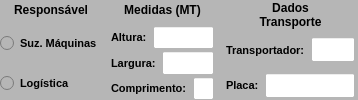
        <widget class="QWidget" name="widget_Cor7" native="true">
         <property name="minimumSize">
          <size>
           <width>0</width>
           <height>0</height>
          </size>
         </property>
         <property name="maximumSize">
          <size>
           <width>16777215</width>
           <height>16777215</height>
          </size>
         </property>
         <property name="styleSheet">
          <string notr="true">background-color: rgb(182, 182, 182);</string>
         </property>
         <layout class="QHBoxLayout" name="horizontalLayout_13">
          <property name="leftMargin">
           <number>0</number>
          </property>
          <property name="topMargin">
           <number>0</number>
          </property>
          <property name="rightMargin">
           <number>0</number>
          </property>
          <property name="bottomMargin">
           <number>0</number>
          </property>
          <item>
           <widget class="QWidget" name="widget_3" native="true">
            <property name="minimumSize">
             <size>
              <width>0</width>
              <height>0</height>
             </size>
            </property>
            <property name="maximumSize">
             <size>
              <width>170</width>
              <height>16777215</height>
             </size>
            </property>
            <property name="styleSheet">
             <string notr="true"/>
            </property>
            <layout class="QVBoxLayout" name="verticalLayout_4">
             <property name="leftMargin">
              <number>0</number>
             </property>
             <property name="topMargin">
              <number>0</number>
             </property>
             <property name="rightMargin">
              <number>0</number>
             </property>
             <property name="bottomMargin">
              <number>0</number>
             </property>
             <item>
              <widget class="QLabel" name="label_43">
               <property name="minimumSize">
                <size>
                 <width>0</width>
                 <height>0</height>
                </size>
               </property>
               <property name="maximumSize">
                <size>
                 <width>16777215</width>
                 <height>20</height>
                </size>
               </property>
               <property name="font">
                <font>
                 <pointsize>9</pointsize>
                 <weight>75</weight>
                 <bold>true</bold>
                </font>
               </property>
               <property name="text">
                <string>Responsável</string>
               </property>
               <property name="alignment">
                <set>Qt::AlignCenter</set>
               </property>
              </widget>
             </item>
             <item>
              <widget class="QRadioButton" name="radio_Maquinas">
               <property name="minimumSize">
                <size>
                 <width>0</width>
                 <height>0</height>
                </size>
               </property>
               <property name="maximumSize">
                <size>
                 <width>16777215</width>
                 <height>45</height>
                </size>
               </property>
               <property name="font">
                <font>
                 <pointsize>8</pointsize>
                 <weight>75</weight>
                 <bold>true</bold>
                </font>
               </property>
               <property name="text">
                <string>Suz. Máquinas</string>
               </property>
              </widget>
             </item>
             <item>
              <widget class="QRadioButton" name="radio_Logistica">
               <property name="minimumSize">
                <size>
                 <width>0</width>
                 <height>0</height>
                </size>
               </property>
               <property name="maximumSize">
                <size>
                 <width>16777215</width>
                 <height>45</height>
                </size>
               </property>
               <property name="font">
                <font>
                 <pointsize>8</pointsize>
                 <weight>75</weight>
                 <bold>true</bold>
                </font>
               </property>
               <property name="text">
                <string>Logística</string>
               </property>
              </widget>
             </item>
            </layout>
           </widget>
          </item>
          <item>
           <widget class="QWidget" name="widget_12" native="true">
            <property name="minimumSize">
             <size>
              <width>0</width>
              <height>0</height>
             </size>
            </property>
            <property name="maximumSize">
             <size>
              <width>250</width>
              <height>16777215</height>
             </size>
            </property>
            <property name="styleSheet">
             <string notr="true">background-color: rgb(182, 182, 182);</string>
            </property>
            <layout class="QHBoxLayout" name="horizontalLayout_2">
             <property name="leftMargin">
              <number>0</number>
             </property>
             <property name="topMargin">
              <number>0</number>
             </property>
             <property name="rightMargin">
              <number>0</number>
             </property>
             <property name="bottomMargin">
              <number>0</number>
             </property>
             <item>
              <widget class="QWidget" name="widget_Logistica" native="true">
               <property name="styleSheet">
                <string notr="true"/>
               </property>
               <layout class="QVBoxLayout" name="verticalLayout">
                <property name="spacing">
                 <number>6</number>
                </property>
                <property name="leftMargin">
                 <number>0</number>
                </property>
                <property name="topMargin">
                 <number>0</number>
                </property>
                <property name="rightMargin">
                 <number>0</number>
                </property>
                <property name="bottomMargin">
                 <number>0</number>
                </property>
                <item>
                 <widget class="QWidget" name="widget_11" native="true">
                  <property name="minimumSize">
                   <size>
                    <width>0</width>
                    <height>0</height>
                   </size>
                  </property>
                  <property name="maximumSize">
                   <size>
                    <width>16777215</width>
                    <height>20</height>
                   </size>
                  </property>
                  <layout class="QHBoxLayout" name="horizontalLayout_3">
                   <property name="spacing">
                    <number>0</number>
                   </property>
                   <property name="leftMargin">
                    <number>0</number>
                   </property>
                   <property name="topMargin">
                    <number>0</number>
                   </property>
                   <property name="rightMargin">
                    <number>0</number>
                   </property>
                   <property name="bottomMargin">
                    <number>0</number>
                   </property>
                   <item>
                    <widget class="QLabel" name="label_51">
                     <property name="minimumSize">
                      <size>
                       <width>0</width>
                       <height>0</height>
                      </size>
                     </property>
                     <property name="maximumSize">
                      <size>
                       <width>16777215</width>
                       <height>20</height>
                      </size>
                     </property>
                     <property name="font">
                      <font>
                       <pointsize>9</pointsize>
                       <weight>75</weight>
                       <bold>true</bold>
                      </font>
                     </property>
                     <property name="text">
                      <string>Medidas (MT)</string>
                     </property>
                     <property name="alignment">
                      <set>Qt::AlignCenter</set>
                     </property>
                    </widget>
                   </item>
                  </layout>
                 </widget>
                </item>
                <item>
                 <widget class="QWidget" name="widget_4" native="true">
                  <property name="styleSheet">
                   <string notr="true"/>
                  </property>
                  <layout class="QHBoxLayout" name="horizontalLayout_12">
                   <property name="leftMargin">
                    <number>0</number>
                   </property>
                   <property name="topMargin">
                    <number>0</number>
                   </property>
                   <property name="rightMargin">
                    <number>0</number>
                   </property>
                   <property name="bottomMargin">
                    <number>0</number>
                   </property>
                   <item>
                    <widget class="QWidget" name="widget_17" native="true">
                     <property name="styleSheet">
                      <string notr="true"/>
                     </property>
                     <layout class="QVBoxLayout" name="verticalLayout_3">
                      <property name="spacing">
                       <number>2</number>
                      </property>
                      <property name="leftMargin">
                       <number>0</number>
                      </property>
                      <property name="topMargin">
                       <number>0</number>
                      </property>
                      <property name="rightMargin">
                       <number>0</number>
                      </property>
                      <property name="bottomMargin">
                       <number>0</number>
                      </property>
                      <item>
                       <widget class="QWidget" name="widget_7" native="true">
                        <property name="minimumSize">
                         <size>
                          <width>0</width>
                          <height>0</height>
                         </size>
                        </property>
                        <property name="maximumSize">
                         <size>
                          <width>16777215</width>
                          <height>30</height>
                         </size>
                        </property>
                        <layout class="QHBoxLayout" name="horizontalLayout_5">
                         <property name="leftMargin">
                          <number>3</number>
                         </property>
                         <property name="topMargin">
                          <number>0</number>
                         </property>
                         <property name="rightMargin">
                          <number>3</number>
                         </property>
                         <property name="bottomMargin">
                          <number>0</number>
                         </property>
                         <item>
                          <widget class="QLabel" name="label_45">
                           <property name="minimumSize">
                            <size>
                             <width>0</width>
                             <height>0</height>
                            </size>
                           </property>
                           <property name="maximumSize">
                            <size>
                             <width>16777215</width>
                             <height>16777215</height>
                            </size>
                           </property>
                           <property name="font">
                            <font>
                             <pointsize>8</pointsize>
                             <weight>75</weight>
                             <bold>true</bold>
                            </font>
                           </property>
                           <property name="text">
                            <string>Altura:</string>
                           </property>
                           <property name="alignment">
                            <set>Qt::AlignLeading|Qt::AlignLeft|Qt::AlignVCenter</set>
                           </property>
                          </widget>
                         </item>
                         <item>
                          <widget class="QLineEdit" name="line_Altura">
                           <property name="sizePolicy">
                            <sizepolicy hsizetype="Preferred" vsizetype="Preferred">
                             <horstretch>0</horstretch>
                             <verstretch>0</verstretch>
                            </sizepolicy>
                           </property>
                           <property name="minimumSize">
                            <size>
                             <width>0</width>
                             <height>0</height>
                            </size>
                           </property>
                           <property name="maximumSize">
                            <size>
                             <width>70</width>
                             <height>16777215</height>
                            </size>
                           </property>
                           <property name="font">
                            <font>
                             <pointsize>8</pointsize>
                             <weight>50</weight>
                             <bold>false</bold>
                            </font>
                           </property>
                           <property name="styleSheet">
                            <string notr="true">background-color: rgb(255, 255, 255);</string>
                           </property>
                           <property name="alignment">
                            <set>Qt::AlignCenter</set>
                           </property>
                          </widget>
                         </item>
                        </layout>
                       </widget>
                      </item>
                      <item>
                       <widget class="QWidget" name="widget_8" native="true">
                        <property name="minimumSize">
                         <size>
                          <width>0</width>
                          <height>0</height>
                         </size>
                        </property>
                        <property name="maximumSize">
                         <size>
                          <width>16777215</width>
                          <height>30</height>
                         </size>
                        </property>
                        <layout class="QHBoxLayout" name="horizontalLayout_6">
                         <property name="leftMargin">
                          <number>3</number>
                         </property>
                         <property name="topMargin">
                          <number>0</number>
                         </property>
                         <property name="rightMargin">
                          <number>3</number>
                         </property>
                         <property name="bottomMargin">
                          <number>0</number>
                         </property>
                         <item>
                          <widget class="QLabel" name="label_46">
                           <property name="minimumSize">
                            <size>
                             <width>0</width>
                             <height>0</height>
                            </size>
                           </property>
                           <property name="maximumSize">
                            <size>
                             <width>16777215</width>
                             <height>16777215</height>
                            </size>
                           </property>
                           <property name="font">
                            <font>
                             <pointsize>8</pointsize>
                             <weight>75</weight>
                             <bold>true</bold>
                            </font>
                           </property>
                           <property name="text">
                            <string>Largura:</string>
                           </property>
                           <property name="alignment">
                            <set>Qt::AlignLeading|Qt::AlignLeft|Qt::AlignVCenter</set>
                           </property>
                          </widget>
                         </item>
                         <item>
                          <widget class="QLineEdit" name="line_Largura">
                           <property name="sizePolicy">
                            <sizepolicy hsizetype="Preferred" vsizetype="Preferred">
                             <horstretch>0</horstretch>
                             <verstretch>0</verstretch>
                            </sizepolicy>
                           </property>
                           <property name="minimumSize">
                            <size>
                             <width>0</width>
                             <height>0</height>
                            </size>
                           </property>
                           <property name="maximumSize">
                            <size>
                             <width>70</width>
                             <height>16777215</height>
                            </size>
                           </property>
                           <property name="font">
                            <font>
                             <pointsize>8</pointsize>
                             <weight>50</weight>
                             <bold>false</bold>
                            </font>
                           </property>
                           <property name="styleSheet">
                            <string notr="true">background-color: rgb(255, 255, 255);</string>
                           </property>
                           <property name="alignment">
                            <set>Qt::AlignCenter</set>
                           </property>
                          </widget>
                         </item>
                        </layout>
                       </widget>
                      </item>
                      <item>
                       <widget class="QWidget" name="widget_9" native="true">
                        <property name="minimumSize">
                         <size>
                          <width>0</width>
                          <height>0</height>
                         </size>
                        </property>
                        <property name="maximumSize">
                         <size>
                          <width>16777215</width>
                          <height>30</height>
                         </size>
                        </property>
                        <layout class="QHBoxLayout" name="horizontalLayout_7">
                         <property name="leftMargin">
                          <number>3</number>
                         </property>
                         <property name="topMargin">
                          <number>0</number>
                         </property>
                         <property name="rightMargin">
                          <number>3</number>
                         </property>
                         <property name="bottomMargin">
                          <number>0</number>
                         </property>
                         <item>
                          <widget class="QLabel" name="label_47">
                           <property name="minimumSize">
                            <size>
                             <width>0</width>
                             <height>0</height>
                            </size>
                           </property>
                           <property name="maximumSize">
                            <size>
                             <width>16777215</width>
                             <height>16777215</height>
                            </size>
                           </property>
                           <property name="font">
                            <font>
                             <pointsize>8</pointsize>
                             <weight>75</weight>
                             <bold>true</bold>
                            </font>
                           </property>
                           <property name="text">
                            <string>Comprimento:</string>
                           </property>
                           <property name="alignment">
                            <set>Qt::AlignLeading|Qt::AlignLeft|Qt::AlignVCenter</set>
                           </property>
                          </widget>
                         </item>
                         <item>
                          <widget class="QLineEdit" name="line_Comprimento">
                           <property name="sizePolicy">
                            <sizepolicy hsizetype="Preferred" vsizetype="Preferred">
                             <horstretch>0</horstretch>
                             <verstretch>0</verstretch>
                            </sizepolicy>
                           </property>
                           <property name="minimumSize">
                            <size>
                             <width>0</width>
                             <height>0</height>
                            </size>
                           </property>
                           <property name="maximumSize">
                            <size>
                             <width>70</width>
                             <height>16777215</height>
                            </size>
                           </property>
                           <property name="font">
                            <font>
                             <pointsize>8</pointsize>
                             <weight>50</weight>
                             <bold>false</bold>
                            </font>
                           </property>
                           <property name="styleSheet">
                            <string notr="true">background-color: rgb(255, 255, 255);</string>
                           </property>
                           <property name="alignment">
                            <set>Qt::AlignCenter</set>
                           </property>
                          </widget>
                         </item>
                        </layout>
                       </widget>
                      </item>
                     </layout>
                    </widget>
                   </item>
                  </layout>
                 </widget>
                </item>
               </layout>
              </widget>
             </item>
             <item>
              <widget class="QWidget" name="widget_Maquinas" native="true">
               <property name="styleSheet">
                <string notr="true"/>
               </property>
               <layout class="QVBoxLayout" name="verticalLayout_2">
                <property name="spacing">
                 <number>6</number>
                </property>
                <property name="leftMargin">
                 <number>0</number>
                </property>
                <property name="topMargin">
                 <number>0</number>
                </property>
                <property name="rightMargin">
                 <number>0</number>
                </property>
                <property name="bottomMargin">
                 <number>0</number>
                </property>
                <item>
                 <widget class="QLabel" name="label_53">
                  <property name="minimumSize">
                   <size>
                    <width>0</width>
                    <height>0</height>
                   </size>
                  </property>
                  <property name="maximumSize">
                   <size>
                    <width>16777215</width>
                    <height>30</height>
                   </size>
                  </property>
                  <property name="font">
                   <font>
                    <pointsize>9</pointsize>
                    <weight>75</weight>
                    <bold>true</bold>
                   </font>
                  </property>
                  <property name="text">
                   <string>Dados
Transporte</string>
                  </property>
                  <property name="alignment">
                   <set>Qt::AlignCenter</set>
                  </property>
                 </widget>
                </item>
                <item>
                 <widget class="QWidget" name="widget_18" native="true">
                  <property name="minimumSize">
                   <size>
                    <width>0</width>
                    <height>0</height>
                   </size>
                  </property>
                  <property name="maximumSize">
                   <size>
                    <width>16777215</width>
                    <height>30</height>
                   </size>
                  </property>
                  <layout class="QHBoxLayout" name="horizontalLayout_11">
                   <property name="leftMargin">
                    <number>3</number>
                   </property>
                   <property name="topMargin">
                    <number>0</number>
                   </property>
                   <property name="rightMargin">
                    <number>3</number>
                   </property>
                   <property name="bottomMargin">
                    <number>0</number>
                   </property>
                   <item>
                    <widget class="QLabel" name="label_52">
                     <property name="minimumSize">
                      <size>
                       <width>0</width>
                       <height>0</height>
                      </size>
                     </property>
                     <property name="maximumSize">
                      <size>
                       <width>16777215</width>
                       <height>16777215</height>
                      </size>
                     </property>
                     <property name="font">
                      <font>
                       <pointsize>8</pointsize>
                       <weight>75</weight>
                       <bold>true</bold>
                      </font>
                     </property>
                     <property name="text">
                      <string>Transportador:</string>
                     </property>
                     <property name="alignment">
                      <set>Qt::AlignLeading|Qt::AlignLeft|Qt::AlignVCenter</set>
                     </property>
                    </widget>
                   </item>
                   <item>
                    <widget class="QLineEdit" name="line_Transportador">
                     <property name="sizePolicy">
                      <sizepolicy hsizetype="Preferred" vsizetype="Preferred">
                       <horstretch>0</horstretch>
                       <verstretch>0</verstretch>
                      </sizepolicy>
                     </property>
                     <property name="minimumSize">
                      <size>
                       <width>0</width>
                       <height>0</height>
                      </size>
                     </property>
                     <property name="maximumSize">
                      <size>
                       <width>16777215</width>
                       <height>25</height>
                      </size>
                     </property>
                     <property name="font">
                      <font>
                       <pointsize>8</pointsize>
                       <weight>50</weight>
                       <bold>false</bold>
                      </font>
                     </property>
                     <property name="styleSheet">
                      <string notr="true">background-color: rgb(255, 255, 255);</string>
                     </property>
                     <property name="alignment">
                      <set>Qt::AlignCenter</set>
                     </property>
                    </widget>
                   </item>
                  </layout>
                 </widget>
                </item>
                <item>
                 <widget class="QWidget" name="widget_6" native="true">
                  <property name="minimumSize">
                   <size>
                    <width>0</width>
                    <height>0</height>
                   </size>
                  </property>
                  <property name="maximumSize">
                   <size>
                    <width>16777215</width>
                    <height>30</height>
                   </size>
                  </property>
                  <layout class="QHBoxLayout" name="horizontalLayout_4">
                   <property name="leftMargin">
                    <number>3</number>
                   </property>
                   <property name="topMargin">
                    <number>0</number>
                   </property>
                   <property name="rightMargin">
                    <number>3</number>
                   </property>
                   <property name="bottomMargin">
                    <number>0</number>
                   </property>
                   <item>
                    <widget class="QLabel" name="label_44">
                     <property name="minimumSize">
                      <size>
                       <width>0</width>
                       <height>0</height>
                      </size>
                     </property>
                     <property name="maximumSize">
                      <size>
                       <width>16777215</width>
                       <height>16777215</height>
                      </size>
                     </property>
                     <property name="font">
                      <font>
                       <pointsize>8</pointsize>
                       <weight>75</weight>
                       <bold>true</bold>
                      </font>
                     </property>
                     <property name="text">
                      <string>Placa:</string>
                     </property>
                     <property name="alignment">
                      <set>Qt::AlignLeading|Qt::AlignLeft|Qt::AlignVCenter</set>
                     </property>
                    </widget>
                   </item>
                   <item>
                    <widget class="QLineEdit" name="line_Placa">
                     <property name="sizePolicy">
                      <sizepolicy hsizetype="Preferred" vsizetype="Preferred">
                       <horstretch>0</horstretch>
                       <verstretch>0</verstretch>
                      </sizepolicy>
                     </property>
                     <property name="minimumSize">
                      <size>
                       <width>0</width>
                       <height>0</height>
                      </size>
                     </property>
                     <property name="maximumSize">
                      <size>
                       <width>16777215</width>
                       <height>25</height>
                      </size>
                     </property>
                     <property name="font">
                      <font>
                       <pointsize>8</pointsize>
                       <weight>50</weight>
                       <bold>false</bold>
                      </font>
                     </property>
                     <property name="styleSheet">
                      <string notr="true">background-color: rgb(255, 255, 255);</string>
                     </property>
                     <property name="alignment">
                      <set>Qt::AlignCenter</set>
                     </property>
                    </widget>
                   </item>
                  </layout>
                 </widget>
                </item>
               </layout>
              </widget>
             </item>
            </layout>
           </widget>
          </item>
         </layout>
        </widget>
